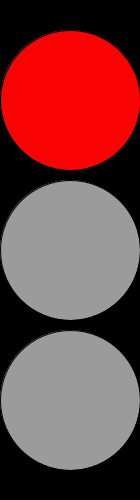
Frame 1 (no input)
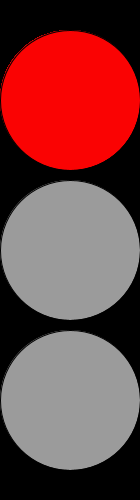
Frame 60 (the mouse pressed at the canvas centre just before this capture)
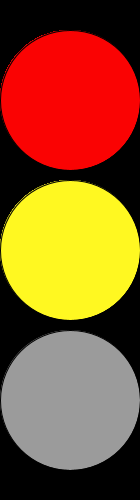
Frame 120 (the mouse held since frame 60 and released just before this capture)

The Processing sketch that drew these frames (run headless with seeded random() and noise(); from frame 60 on, the mouse is pressed at the canvas centre):

// Processing sketch: TaskThree
// ── TaskThree.pde
color red = #FA0303;
color yellow = #FFF821;
color green = #36B940;
color grey = 155;
color backgroundColor=0;

color turnedOff=155;
int timeCounter=0;

void setup()
{
  size(140, 500);
  background(backgroundColor);
  ellipseMode(CENTER);
  fill(turnedOff);
  ellipse(70, 100, 140, 140);
  ellipse(70, 250, 140, 140);
  ellipse(70, 400, 140, 140);
}

void draw() {

  if (timeCounter<=100) {
    fill(red);
    ellipse(70, 100, 140, 140);
    timeCounter++;
  } else if (timeCounter<=200) {
    fill(red);
    ellipse(70, 100, 140, 140);
    fill(yellow);
    ellipse(70, 250, 140, 140);
    timeCounter++;
  } else if (timeCounter<=300) {
    fill(red);
    ellipse(70, 100, 140, 140);
    fill(yellow);
    ellipse(70, 250, 140, 140);
    fill(green);
    ellipse(70, 400, 140, 140);
    timeCounter++;
  } else if (timeCounter<=400) {
    fill(turnedOff);
    ellipse(70, 100, 140, 140);
    fill(turnedOff);
    ellipse(70, 250, 140, 140);
    fill(turnedOff);
    ellipse(70, 400, 140, 140);
    timeCounter++;
  } else if (timeCounter>400) {
    timeCounter=0;
  }
}
